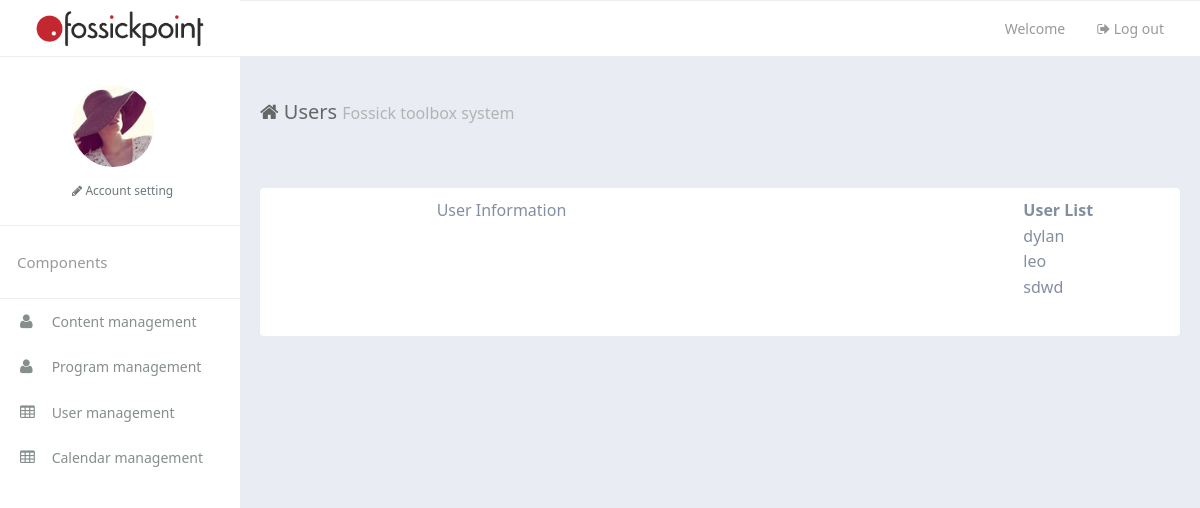
Screenshot of /toolbox/user/ with the database file from the repository.
### toolbox/models.py (models this page shows, shortened)
class User(models.Model):
    userName = models.CharField(max_length=30)
    userPassword = models.CharField(max_length=30)
    userType = models.IntegerField(default=1)  #0: admin 1:user

### toolbox/views.py (the view)
def user(request):
    studentList = User.objects.filter(userType=1)
    return render(request,"toolbox/user.html",{'studentList':studentList})

### toolbox/templates/toolbox/user.html (shortened to what this page needs)
{% extends 'toolbox/_base.html' %}
{% load static %}
{% block title %}
    Users
{% endblock %}
{% block main %}
            <div class="row-content am-cf">
                        <div class="widget am-cf">
            <div class="am-u-sm-12 am-u-md-12 am-u-lg-8 am-u-lg-offset-2" >
            User Information
        </div>
                                <div class="am-u-sm-12 am-u-md-12 am-u-lg-2" >
        <table >
            <tr>
              <th class=".am-primary">
                    User List
            </th>
            </tr>
            {% if studentList %}
                {% for student in studentList %}
            <tr><td>{{student.userName}}</td></tr>
                {% endfor %}
            {% endif %}
        </table>
                </div>
</div>
            </div>
{% endblock %}

### toolbox/static/toolbox/css/app.css (style rules this page uses)
.widget { width: 100%; min-height: 148px; margin-bottom: 20px; border-radius: 0; position: relative; }
.row-content { padding: 20px; }
.theme-white { background: #e9ecf3; }
.theme-white .widget { padding: 10px 20px 13px; background-color: #fff; border-radius: 4px; color: #838FA1; }
@media screen and (min-width: 641px) { [class*=am-u-] { padding-left: 10px; padding-right: 10px; } }

### rows the page displays
User: userName "dylan"
User: userName "leo"
User: userName "sdwd"
